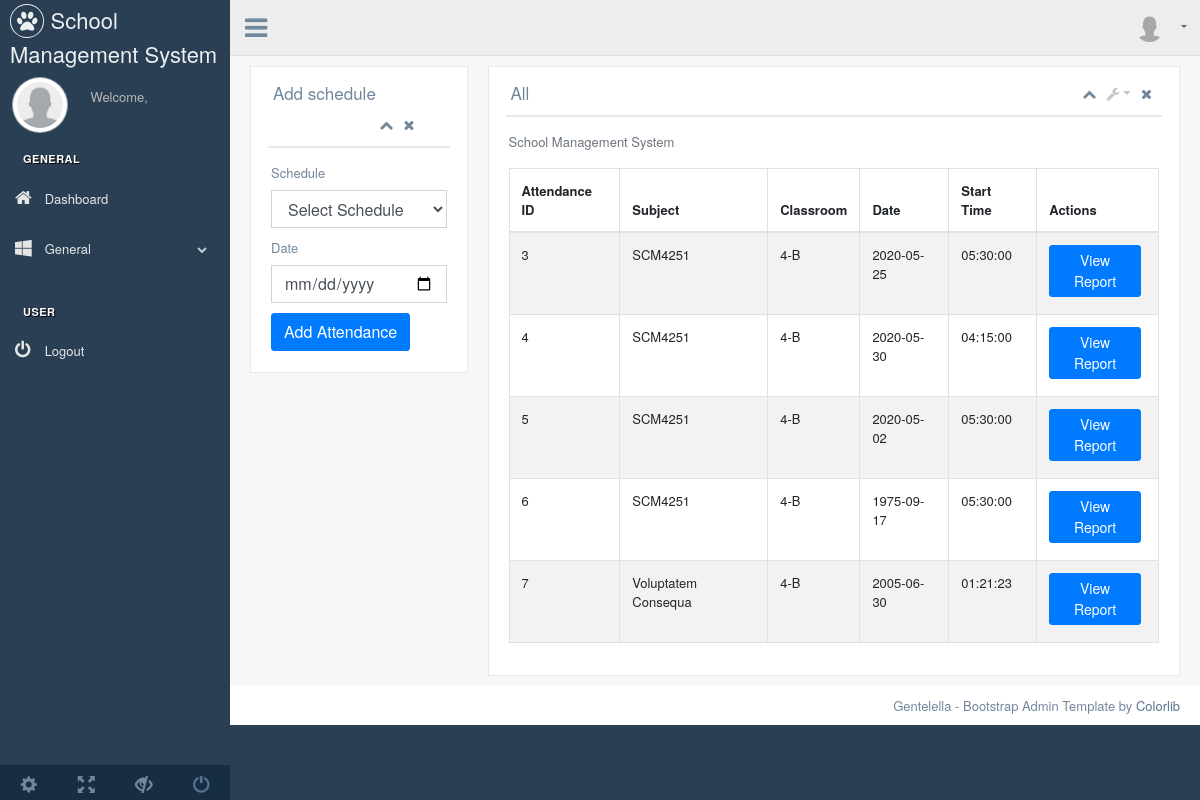
Page /attendance.php (signed in) on the committed database.
### tables this page shows
CREATE TABLE `attendance` (
  `sid` int(10) NOT NULL,
  `date` date NOT NULL,
  `aid` int(10) NOT NULL
);

CREATE TABLE `schedule` (
  `id` int(11) NOT NULL,
  `subject` varchar(50) NOT NULL,
  `teacher` varchar(50) NOT NULL,
  `day` varchar(50) NOT NULL,
  `stime` time NOT NULL,
  `class` varchar(50) NOT NULL,
  `etime` time NOT NULL
);

### attendance.php (the view, shortened to what this page needs)
<?php session_start();
include_once 'database.php';
?>
<!DOCTYPE html>
<html>
<head>
  <?php include_once 'header.php'; ?>
</head>
<body class="nav-md">
  <div class="container body">
    <div class="main_container">
      <div class="col-md-3 left_col">
        <?php include_once 'sidebar.php'; ?>
      </div>
      <?php include_once 'nav-menu.php'; ?>
      <div class="right_col" role="main">
        <div class="row">
          <div class="col-md-3">
            <div class="x_panel">
              <div class="x_title">
                <h2><?php echo (isset($_GET['update']))?"Update schedule":"Add schedule"; ?></h2>
                <ul class="nav navbar-right panel_toolbox">
                  <li><a class="collapse-link"><i class="fa fa-chevron-up"></i></a>
                  </li>
                  <li><a class="close-link"><i class="fa fa-close"></i></a>
                  </li>
                </ul>
                <div class="clearfix"></div>
              </div>
              <div class="x_content">
             <form role="form" method="POST" >
              <div class="box-body">
                <div class="form-group">
                  <label>Schedule</label>
                  <select class="form-control select2 select2-hidden-accessible" style="width: 100%;" tabindex="-1" aria-hidden="true" name="schedule"><option >Select Schedule</option>
                </select>
              </div>
              <div class="form-group">
                <label>Date</label>
                <div class="input-group date">
                  <input type="date" name='date' class="form-control pull-right" id="datepicker" placeholder="Select Date">
                </div>
              </div>
            </div>
            <div class="box-footer">
              <button type="submit" name="submit" value="submit" class="btn btn-primary">Add Attendance</button>
            </div>
          </form>
        </div>
      </div>
    </div>
    <div class="col-md-9">
      <div class="x_panel">
        <div class="x_title">
          <h2>All <small>Schedules</small></h2>
          <ul class="nav navbar-right panel_toolbox">
            <li><a class="collapse-link"><i class="fa fa-chevron-up"></i></a>
            </li>
            <li class="dropdown">
              <a href="#" class="dropdown-toggle" data-toggle="dropdown" role="button" aria-expanded="false"><i class="fa fa-wrench"></i></a>
            </li>
            <li><a class="close-link"><i class="fa fa-close"></i></a>
            </li>
          </ul>
          <div class="clearfix"></div>
        </div>
        <div class="x_content">
          <div class="row">
            <div class="col-sm-12">
              <div class="card-box table-responsive">
                <p class="text-muted font-13 m-b-30">
                  School Management System
                </p>
                <table id="datatable-buttons" class="table table-striped table-bordered" style="width:100%">
                  <thead>
                    <tr>
                     <th>Attendance ID</th>
                     <th>Subject</th>
                     <th>Classroom</th>
                     <th>Date</th>
                     <th>Start Time</th>
                     <th>Actions</th>
                   </tr>
                 </thead>
                 <tbody>
                   <?php
                   $sql = "SELECT attendance.aid,attendance.date,schedule.subject,schedule.class,schedule.stime FROM attendance,schedule where attendance.sid=schedule.id";
                   $result = $conn->query($sql);
                   if ($result->num_rows > 0) {
                     while($row = $result->fetch_assoc()) {
                      echo "<tr><td> " . $row["aid"]. " </td><td> " . $row["subject"]." </td><td> " . $row["class"]." </td><td> " . $row["date"]. "</td><td>" . $row["stime"]. "</td>
                      <td><a href='attendancelist.php?aid=". $row["aid"]."&class=". $row["class"]."&stime=". $row["stime"]."&date=". $row["date"]."&subject=". $row["subject"]."'><small class='btn btn-sm btn-primary'>View Report</small></a></td></tr>";
                    }
                  }
                  ?>
                </tbody>
              </table>
            </div>
          </div>
        </div>
      </div>
    </div>
  </div>
</div>
</div>
</div>
<footer>
  <div class="pull-right">
    Gentelella - Bootstrap Admin Template by <a href="https://colorlib.com">Colorlib</a>
  </div>
  <div class="clearfix"></div>
</footer>
</div>
</body>
</html>

### header.php (shortened to what this page needs)
<link href="assets/vendors/bootstrap/dist/css/bootstrap.min.css" rel="stylesheet">
<link href="assets/vendors/font-awesome/css/font-awesome.min.css" rel="stylesheet">
<link href="assets/vendors/nprogress/nprogress.css" rel="stylesheet">
<link href="assets/vendors/iCheck/skins/flat/green.css" rel="stylesheet">
<link href="assets/vendors/bootstrap-progressbar/css/bootstrap-progressbar-3.3.4.min.css" rel="stylesheet">
<link href="assets/vendors/jqvmap/dist/jqvmap.min.css" rel="stylesheet"/>
<link href="assets/vendors/bootstrap-daterangepicker/daterangepicker.css" rel="stylesheet">
  <link href="../vendors/bootstrap-datetimepicker/build/css/bootstrap-datetimepicker.css" rel="stylesheet">
<link href="assets/vendors/datatables.net-bs/css/dataTables.bootstrap.min.css" rel="stylesheet">
<link href="assets/vendors/datatables.net-buttons-bs/css/buttons.bootstrap.min.css" rel="stylesheet">
<link href="assets/vendors/datatables.net-fixedheader-bs/css/fixedHeader.bootstrap.min.css" rel="stylesheet">
<link href="assets/vendors/datatables.net-responsive-bs/css/responsive.bootstrap.min.css" rel="stylesheet">
<link href="assets/vendors/datatables.net-scroller-bs/css/scroller.bootstrap.min.css" rel="stylesheet">
<link href="assets/css/custom.css" rel="stylesheet">

### sidebar.php (shortened to what this page needs)
  <div class="left_col scroll-view">
    <div class="navbar nav_title" style="border: 0;">
      <a href="index.php" class="site_title"><i class="fa fa-paw"></i> <span>School Management System</span></a>
    </div>
    <div class="profile clearfix">
      <div class="profile_pic">
        <img src="images/user.png" alt="..." class="img-circle profile_img">
      </div>
      <div class="profile_info">
        <span>Welcome,</span>
      </div>
    </div>
    <br />
    <div id="sidebar-menu" class="main_menu_side hidden-print main_menu">
      <div class="menu_section">
        <h3>General</h3>
        <ul class="nav side-menu">
          <li id="new"><a href="./index.php"><i class="fa fa-home"></i> <span>Dashboard</span> </a></li>
          <li><a><i class="fa fa-windows"></i> General <span class="fa fa-chevron-down"></span></a>
        </li>
      </ul>
    </div>
    <div class="menu_section">
      <h3>User</h3>
      <ul class="nav side-menu">
        <li><a href="logout.php"><i class="fa fa-power-off"></i> Logout</a></li>
      </ul>
    </div>
  </div>
  <div class="sidebar-footer hidden-small">
    <a data-toggle="tooltip" data-placement="top" title="Settings">
      <span class="glyphicon glyphicon-cog" aria-hidden="true"></span>
    </a>
    <a data-toggle="tooltip" data-placement="top" title="FullScreen">
      <span class="glyphicon glyphicon-fullscreen" aria-hidden="true"></span>
    </a>
    <a data-toggle="tooltip" data-placement="top" title="Lock">
      <span class="glyphicon glyphicon-eye-close" aria-hidden="true"></span>
    </a>
    <a data-toggle="tooltip" data-placement="top" title="Logout" href="logout.php">
      <span class="glyphicon glyphicon-off" aria-hidden="true"></span>
    </a>
  </div>
</div>

### nav-menu.php (shortened to what this page needs)
<div class="top_nav">
  <div class="nav_menu">
    <div class="nav toggle">
      <a id="menu_toggle"><i class="fa fa-bars"></i></a>
    </div>
    <nav class="nav navbar-nav">
      <ul class=" navbar-right">
        <li class="nav-item dropdown open" style="padding-left: 15px;">
          <a href="javascript:;" class="user-profile dropdown-toggle" aria-haspopup="true" id="navbarDropdown" data-toggle="dropdown" aria-expanded="false">
            <img src="images/user.png" alt=""><?php echo $_SESSION['user']; ?>
          </a>
        </li>
      </ul>
    </nav>
  </div>
</div>

### rows in the picture
attendance: aid "3", schedule.subject "SCM4251", schedule.class "4-B", date "2020-05-25", schedule.stime "05:30:00"
attendance: aid "4", schedule.subject "SCM4251", schedule.class "4-B", date "2020-05-30", schedule.stime "04:15:00"
attendance: aid "5", schedule.subject "SCM4251", schedule.class "4-B", date "2020-05-02", schedule.stime "05:30:00"
attendance: aid "6", schedule.subject "SCM4251", schedule.class "4-B", date "1975-09-17", schedule.stime "05:30:00"
attendance: aid "7", schedule.subject "Voluptatem Consequa", schedule.class "4-B", date "2005-06-30", schedule.stime "01:21:23"
